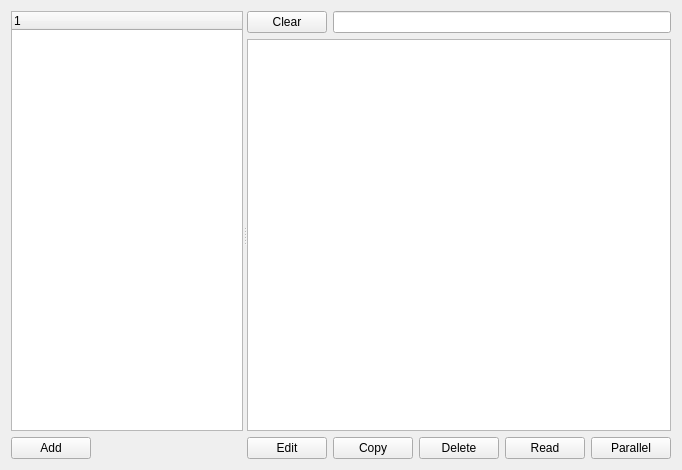
<?xml version="1.0" encoding="UTF-8"?>
<ui version="4.0">
 <class>Items</class>
 <widget class="QWidget" name="Items">
  <property name="geometry">
   <rect>
    <x>0</x>
    <y>0</y>
    <width>682</width>
    <height>470</height>
   </rect>
  </property>
  <property name="windowTitle">
   <string>Form</string>
  </property>
  <layout class="QVBoxLayout" name="verticalLayout_3">
   <item>
    <widget class="QSplitter" name="splitter">
     <property name="orientation">
      <enum>Qt::Horizontal</enum>
     </property>
     <property name="childrenCollapsible">
      <bool>false</bool>
     </property>
     <widget class="QWidget" name="layoutWidget">
      <layout class="QVBoxLayout" name="verticalLayout">
       <item>
        <widget class="QTreeWidget" name="tvFilter">
         <column>
          <property name="text">
           <string notr="true">1</string>
          </property>
         </column>
        </widget>
       </item>
       <item>
        <layout class="QHBoxLayout" name="horizontalLayout">
         <item>
          <widget class="QPushButton" name="pbAdd">
           <property name="text">
            <string>Add</string>
           </property>
          </widget>
         </item>
         <item>
          <spacer name="horizontalSpacer">
           <property name="orientation">
            <enum>Qt::Horizontal</enum>
           </property>
           <property name="sizeHint" stdset="0">
            <size>
             <width>40</width>
             <height>20</height>
            </size>
           </property>
          </spacer>
         </item>
        </layout>
       </item>
      </layout>
     </widget>
     <widget class="QWidget" name="layoutWidget">
      <layout class="QVBoxLayout" name="verticalLayout_2">
       <item>
        <layout class="QHBoxLayout" name="horizontalLayout_3">
         <item>
          <widget class="QPushButton" name="pbClear">
           <property name="text">
            <string>Clear</string>
           </property>
          </widget>
         </item>
         <item>
          <widget class="QLineEdit" name="leFilter"/>
         </item>
        </layout>
       </item>
       <item>
        <widget class="QTableWidget" name="tItems">
         <property name="editTriggers">
          <set>QAbstractItemView::NoEditTriggers</set>
         </property>
         <property name="alternatingRowColors">
          <bool>true</bool>
         </property>
         <property name="selectionMode">
          <enum>QAbstractItemView::SingleSelection</enum>
         </property>
         <property name="selectionBehavior">
          <enum>QAbstractItemView::SelectRows</enum>
         </property>
         <property name="showGrid">
          <bool>true</bool>
         </property>
         <property name="sortingEnabled">
          <bool>true</bool>
         </property>
        </widget>
       </item>
       <item>
        <layout class="QHBoxLayout" name="horizontalLayout_2">
         <item>
          <widget class="QPushButton" name="pbEdit">
           <property name="text">
            <string>Edit</string>
           </property>
          </widget>
         </item>
         <item>
          <widget class="QPushButton" name="pbCopy">
           <property name="text">
            <string>Copy</string>
           </property>
          </widget>
         </item>
         <item>
          <widget class="QPushButton" name="pbDelete">
           <property name="text">
            <string>Delete</string>
           </property>
          </widget>
         </item>
         <item>
          <widget class="QPushButton" name="pbRead">
           <property name="text">
            <string>Read</string>
           </property>
          </widget>
         </item>
         <item>
          <widget class="QPushButton" name="pbReadParallel">
           <property name="text">
            <string>Parallel</string>
           </property>
          </widget>
         </item>
         <item>
          <spacer name="horizontalSpacer_2">
           <property name="orientation">
            <enum>Qt::Horizontal</enum>
           </property>
           <property name="sizeHint" stdset="0">
            <size>
             <width>40</width>
             <height>20</height>
            </size>
           </property>
          </spacer>
         </item>
        </layout>
       </item>
      </layout>
     </widget>
    </widget>
   </item>
  </layout>
  <action name="actionEdit">
   <property name="text">
    <string>Edit</string>
   </property>
   <property name="shortcut">
    <string>Ctrl+E</string>
   </property>
  </action>
 </widget>
 <resources/>
 <connections/>
</ui>
